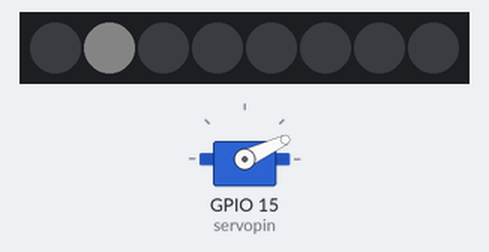
The program below on a simulated ESP32 board running MicroPython. Parts: 8 RGB LEDs in strip order, left to right, servo. Dim RGB values are drawn brighter than linear; servo angles are drawn from the pulse width (0.5 ms = 0°, 2.5 ms = 180°).

Above: at 1.1 s.
At 13.1 s:
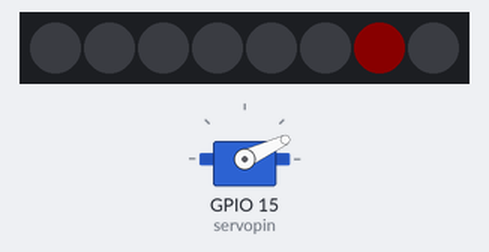
At 18.1 s:
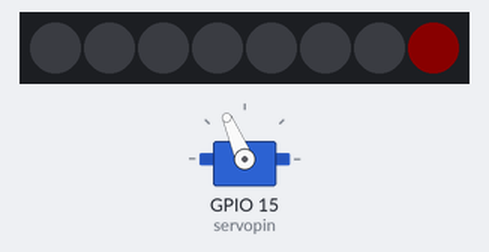
At 22.1 s:
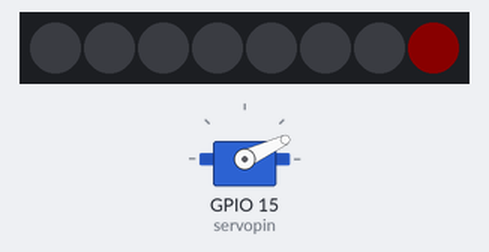
At 39.1 s:
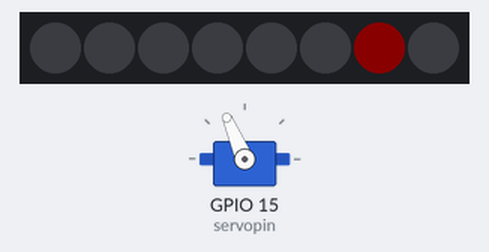
Timing chart, 0 to 40.0 s (numbered marks = the images above):
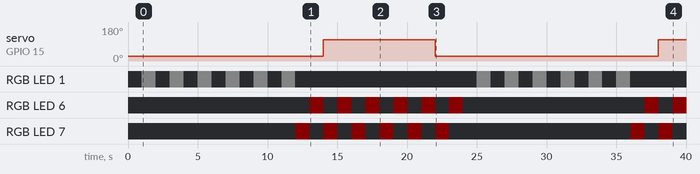

Measured:
- by itself, servo on GPIO 15 (servopin): 25° → 113° at 14.0 s, → 25° 8.0 s later, → 113° 16.0 s later
- by itself, RGB LED 6: goes 5 × (RGB(10, 0, 0) 1.0 s, off 1.0 s), RGB(10, 0, 0) 1.0 s, off 13.0 s, RGB(10, 0, 0) 1.0 s, off 1.0 s, then RGB(10, 0, 0)
- by itself, RGB LED 7: goes 5 × (RGB(10, 0, 0) 1.0 s, off 1.0 s), RGB(10, 0, 0) 1.0 s, off 13.0 s, RGB(10, 0, 0) 1.0 s, off 1.0 s, RGB(10, 0, 0) 1.0 s, then off
- by itself, RGB LED 1: goes 5 × (RGB(7, 7, 7) 1.0 s, off 1.0 s), RGB(7, 7, 7) 1.0 s, off 13.0 s, 5 × (RGB(7, 7, 7) 1.0 s, off 1.0 s), RGB(7, 7, 7) 1.0 s, then off
- what the display in image 0 shows lasts 1.0 s, from 1.0 s to 2.0 s

The program:

train.py
```python
from machine import Pin, PWM
from neopixel import NeoPixel
from time import sleep

NUM_LEDS = 8

ledpin = Pin(18, Pin.OUT)  # XXX check num
servopin = Pin(15, Pin.OUT)  # XXX check num

RED = (10, 0, 0)
WHITE = (7, 7, 7)
OFF = (0, 0, 0)

OPEN = 40
CLOSED = 90

np = NeoPixel(ledpin, NUM_LEDS)
pwm = PWM(servopin, freq=50, duty=OPEN)


TIME_REGULAR = 12
TIME_TRAIN = 12  # at least 4

np[1] = OFF
np[6] = OFF
np[7] = OFF

while True:
    for i in range(TIME_REGULAR):
        if i % 2 == 0:
            np[1] = OFF
        else:
            np[1] = WHITE
        np.write()
        sleep(1)
    np[1] = OFF

    for i in range(TIME_TRAIN):
        if i % 2 == 0:
            np[6] = OFF
            np[7] = RED
        else:
            np[6] = RED
            np[7] = OFF
        if i == 2:
            pwm.duty(CLOSED)
        if i == TIME_TRAIN - 2:
            pwm.duty(OPEN)
        np.write()
        sleep(1)
    np[6] = OFF
    np[7] = OFF
```
